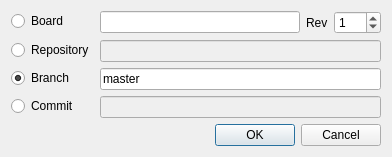
<?xml version="1.0" encoding="UTF-8"?>
<ui version="4.0">
 <class>DownloadFirmwareDialog</class>
 <widget class="QDialog" name="DownloadFirmwareDialog">
  <property name="geometry">
   <rect>
    <x>0</x>
    <y>0</y>
    <width>374</width>
    <height>147</height>
   </rect>
  </property>
  <property name="windowTitle">
   <string>Download Firmware</string>
  </property>
  <layout class="QFormLayout" name="formLayout">
   <property name="fieldGrowthPolicy">
    <enum>QFormLayout::AllNonFixedFieldsGrow</enum>
   </property>
   <item row="0" column="0">
    <widget class="QRadioButton" name="boardRadioButton">
     <property name="text">
      <string>Board</string>
     </property>
     <property name="checked">
      <bool>false</bool>
     </property>
    </widget>
   </item>
   <item row="0" column="1">
    <layout class="QHBoxLayout" name="horizontalLayout">
     <item>
      <widget class="QLineEdit" name="boardName">
       <property name="minimumSize">
        <size>
         <width>200</width>
         <height>0</height>
        </size>
       </property>
      </widget>
     </item>
     <item>
      <widget class="QLabel" name="revLabel">
       <property name="text">
        <string>Rev</string>
       </property>
      </widget>
     </item>
     <item>
      <widget class="QSpinBox" name="boardRev">
       <property name="maximum">
        <number>255</number>
       </property>
       <property name="value">
        <number>1</number>
       </property>
      </widget>
     </item>
    </layout>
   </item>
   <item row="1" column="0">
    <widget class="QRadioButton" name="repoRadioButton">
     <property name="text">
      <string>Repository</string>
     </property>
    </widget>
   </item>
   <item row="1" column="1">
    <widget class="QLineEdit" name="repoName">
     <property name="enabled">
      <bool>false</bool>
     </property>
    </widget>
   </item>
   <item row="2" column="0">
    <widget class="QRadioButton" name="branchRadioButton">
     <property name="text">
      <string>Branch</string>
     </property>
     <property name="checked">
      <bool>true</bool>
     </property>
    </widget>
   </item>
   <item row="2" column="1">
    <widget class="QLineEdit" name="branchName">
     <property name="text">
      <string>master</string>
     </property>
    </widget>
   </item>
   <item row="3" column="0">
    <widget class="QRadioButton" name="commitRadioButton">
     <property name="text">
      <string>Commit</string>
     </property>
    </widget>
   </item>
   <item row="3" column="1">
    <widget class="QLineEdit" name="commitHash">
     <property name="enabled">
      <bool>false</bool>
     </property>
    </widget>
   </item>
   <item row="4" column="0" colspan="2">
    <widget class="QDialogButtonBox" name="buttonBox">
     <property name="orientation">
      <enum>Qt::Horizontal</enum>
     </property>
     <property name="standardButtons">
      <set>QDialogButtonBox::Cancel|QDialogButtonBox::Ok</set>
     </property>
    </widget>
   </item>
  </layout>
 </widget>
 <tabstops>
  <tabstop>boardRadioButton</tabstop>
  <tabstop>boardName</tabstop>
  <tabstop>boardRev</tabstop>
  <tabstop>repoRadioButton</tabstop>
  <tabstop>repoName</tabstop>
  <tabstop>branchRadioButton</tabstop>
  <tabstop>branchName</tabstop>
  <tabstop>commitRadioButton</tabstop>
  <tabstop>commitHash</tabstop>
  <tabstop>buttonBox</tabstop>
 </tabstops>
 <resources/>
 <connections>
  <connection>
   <sender>buttonBox</sender>
   <signal>accepted()</signal>
   <receiver>DownloadFirmwareDialog</receiver>
   <slot>accept()</slot>
   <hints>
    <hint type="sourcelabel">
     <x>248</x>
     <y>184</y>
    </hint>
    <hint type="destinationlabel">
     <x>157</x>
     <y>217</y>
    </hint>
   </hints>
  </connection>
  <connection>
   <sender>buttonBox</sender>
   <signal>rejected()</signal>
   <receiver>DownloadFirmwareDialog</receiver>
   <slot>reject()</slot>
   <hints>
    <hint type="sourcelabel">
     <x>316</x>
     <y>190</y>
    </hint>
    <hint type="destinationlabel">
     <x>286</x>
     <y>217</y>
    </hint>
   </hints>
  </connection>
  <connection>
   <sender>boardRadioButton</sender>
   <signal>toggled(bool)</signal>
   <receiver>boardName</receiver>
   <slot>setEnabled(bool)</slot>
   <hints>
    <hint type="sourcelabel">
     <x>48</x>
     <y>57</y>
    </hint>
    <hint type="destinationlabel">
     <x>155</x>
     <y>57</y>
    </hint>
   </hints>
  </connection>
  <connection>
   <sender>boardRadioButton</sender>
   <signal>toggled(bool)</signal>
   <receiver>boardRev</receiver>
   <slot>setEnabled(bool)</slot>
   <hints>
    <hint type="sourcelabel">
     <x>61</x>
     <y>60</y>
    </hint>
    <hint type="destinationlabel">
     <x>357</x>
     <y>54</y>
    </hint>
   </hints>
  </connection>
  <connection>
   <sender>repoRadioButton</sender>
   <signal>toggled(bool)</signal>
   <receiver>repoName</receiver>
   <slot>setEnabled(bool)</slot>
   <hints>
    <hint type="sourcelabel">
     <x>57</x>
     <y>90</y>
    </hint>
    <hint type="destinationlabel">
     <x>136</x>
     <y>87</y>
    </hint>
   </hints>
  </connection>
  <connection>
   <sender>branchRadioButton</sender>
   <signal>toggled(bool)</signal>
   <receiver>branchName</receiver>
   <slot>setEnabled(bool)</slot>
   <hints>
    <hint type="sourcelabel">
     <x>53</x>
     <y>113</y>
    </hint>
    <hint type="destinationlabel">
     <x>151</x>
     <y>120</y>
    </hint>
   </hints>
  </connection>
  <connection>
   <sender>commitRadioButton</sender>
   <signal>toggled(bool)</signal>
   <receiver>commitHash</receiver>
   <slot>setEnabled(bool)</slot>
   <hints>
    <hint type="sourcelabel">
     <x>57</x>
     <y>155</y>
    </hint>
    <hint type="destinationlabel">
     <x>173</x>
     <y>155</y>
    </hint>
   </hints>
  </connection>
 </connections>
</ui>
